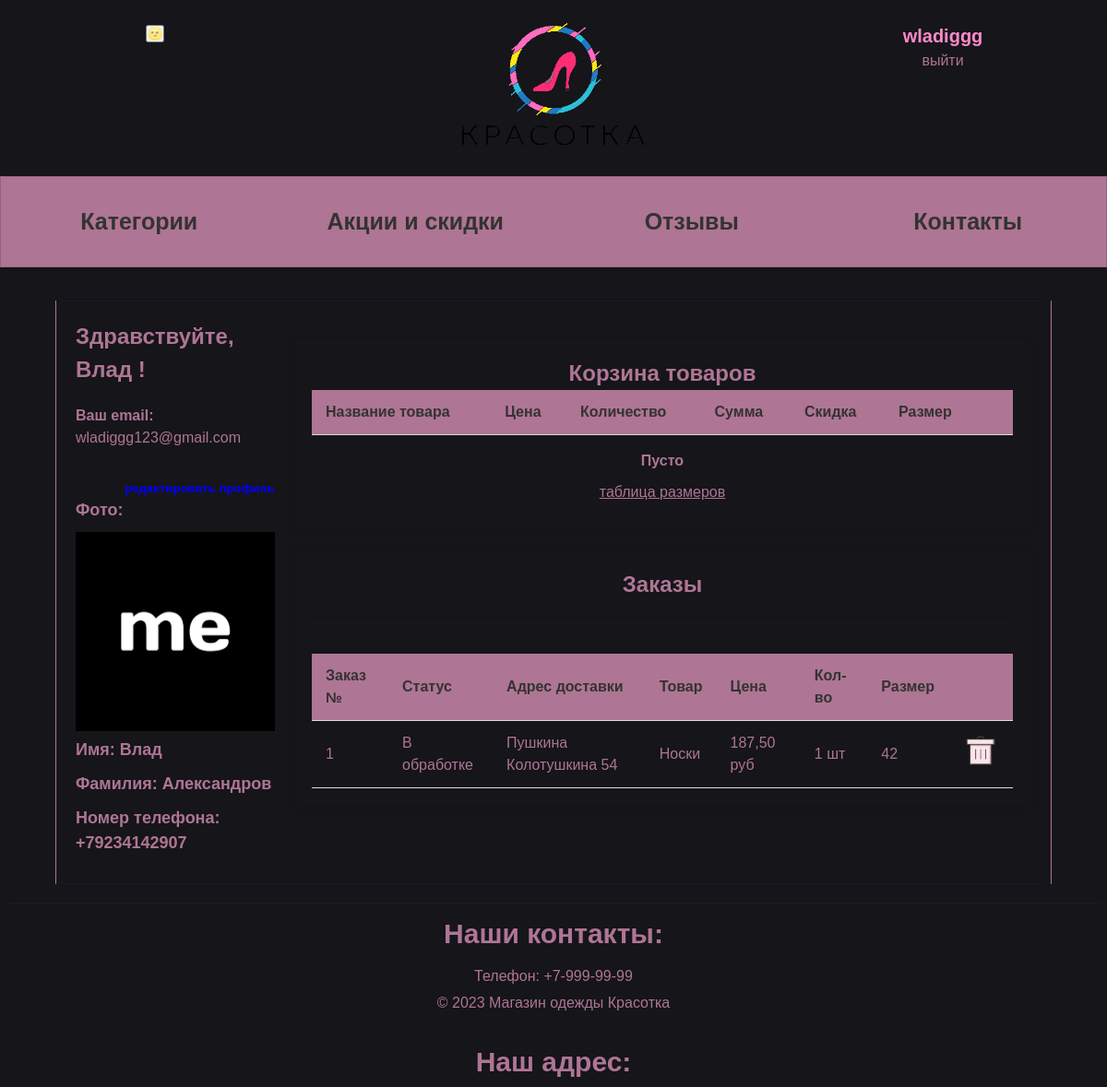
/users/account/ (signed in, upper part), run on an earlier commit of the app's database.
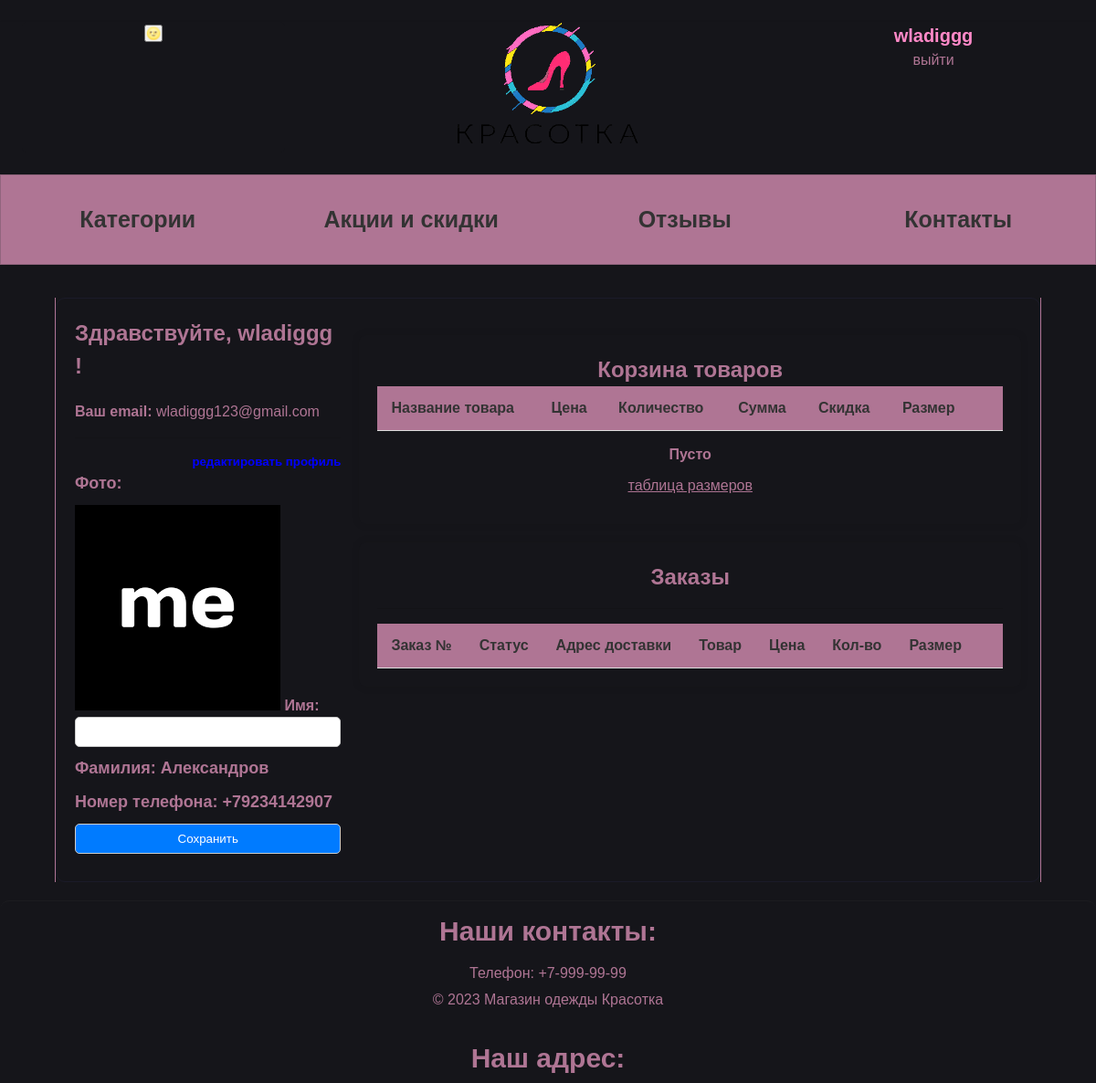
And on a later commit of the database.
### users/models.py (models this page shows)
class User(AbstractUser):
    photo = models.ImageField(upload_to='users/%Y/%m/%d', blank=True, null=True, verbose_name='Фотографии')
    last_name = models.CharField(max_length=32, blank=True, null=True, verbose_name='Фамилия')
    phone_number = models.CharField(max_length=15, blank=True, null=True, verbose_name='Телефон')
    review = models.BooleanField(default=False, null=True, blank=True, verbose_name='Оставлен отзыв')
    agreement = models.BooleanField(default=False, null=True, blank=True, verbose_name='Соглашение')
    class Meta:
        verbose_name = 'Пользователь'
        verbose_name_plural = 'Пользователи'

### orders/models.py (models this page shows, shortened)
class Order(models.Model):
    STATUS_CHOICES = (
        ('processing', 'В обработке'),
        ('shipped', 'Отправлен'),
        ('delivered', 'Доставлен'),
        ('cancelled', 'Отменен'),
    )
    user = models.ForeignKey(to=User, on_delete=models.SET_DEFAULT, blank=True, null=True, verbose_name="Пользователь",
                             default=None)
    created_timestamp = models.DateTimeField(auto_now_add=True, verbose_name="Дата создания заказа")
    phone_number = models.CharField(max_length=20, verbose_name="Номер телефона")
    requires_delivery = models.BooleanField(default=False, verbose_name="Требуется доставка")
    delivery_address = models.CharField(max_length=150, null=True, blank=True, verbose_name="Адрес доставки")
    payment_on_get = models.BooleanField(default=False, verbose_name='Оплата при получении')
    is_paid = models.BooleanField(default=False, verbose_name='Оплачено')
    status = models.CharField(max_length=50,choices=STATUS_CHOICES, default='processing', verbose_name='Статус заказа')
    class Meta:
        db_table = "order"
        verbose_name = "Заказы"
        verbose_name_plural = "Заказы"

class OrderItem(models.Model):
    order = models.ForeignKey(to=Order, on_delete=models.CASCADE, verbose_name="Заказ")
    product = models.ForeignKey(to=Item, on_delete=models.SET_DEFAULT, null=True, verbose_name="Товар", default=None)
    name = models.CharField(max_length=150, verbose_name="Название")
    price = models.DecimalField(max_digits=7, decimal_places=2, verbose_name="Цена")
    quantity = models.PositiveIntegerField(default=0, verbose_name="Кол-во")
    size = models.IntegerField(default=0, verbose_name="Размер")
    created_timestamp = models.DateTimeField(auto_now_add=True, verbose_name="Дата продажи")
    class Meta:
        db_table = "order_item"
        verbose_name = "Проданый товар"
        verbose_name_plural = "Проданые товары"

### users/views.py (the view, shortened to what this page needs)
# urls.py: path('account/', AccountView.as_view(), name='account'),
class AccountView(View):
    def get(self, request, *args, **kwargs):
        user_profile = self.request.user
        print(user_profile)
        carts = Cart.objects.filter(user=user_profile)
        orders = Order.objects.filter(user=user_profile)
        order_items = OrderItem.objects.filter(order__user=user_profile)
        data = {
            'user': user_profile,
            'carts': carts,
            'orders': orders,
            'order_items': order_items
        }
        return render(request, 'users/account.html', data)

### cart/models.py (called while the page is built)
    def total_quantity(self):
        if self:
            return sum(cart.quantity for cart in self)
        return 0

### users/templates/users/account.html (shortened to what the changed rows need)
{% extends "base.html" %}
{% load static %}
{% block content %}
<div class="acc_container">
    <div class="user-details">
        <h2>Здравствуйте, {% if user.first_name %} {{ user.first_name }} {% else %} {{user.username}} {% endif %} !</h2>
        <p><b>Ваш email: </b> {{user.email}}</p>
        <hr>
        <h5 style="text-align: right;"><a style="color:blue;" href="{% url 'users:update_profile'%}">редактировать
            профиль</a></h5>
        <form action="#" method="POST" enctype="multipart/form-data">
            {% if not user.photo %}
            <label for="photo">Загрузить фото:</label><br>
            <input type="file" id="photo" name="photo"><br>
            {% else %}
            <h3>Фото:</h3><img src="{{user.photo.url}}">
            {% endif %}
            {% if not user.first_name %}
            <label for="first-name">Имя:</label><br>
            <input type="text" id="first-name" name="first-name"><br>
            {% else %}
            <h3>Имя: {{user.first_name}}</h3>
            {% endif %}
            {% if not user.last_name %}
            <label for="last-name">Фамилия:</label><br>
            <input type="text" id="last-name" name="last-name"><br>
            {% else %}
            <h3>Фамилия: {{user.last_name}}</h3>
            {% endif %}
            {% if not user.phone_number %}
            <label for="last-name">Номер телефона:</label><br>
            <input type="text" id="phone-number" name="phone-number"><br>
            {% else %}
            <h3>Номер телефона: {{user.phone_number}}</h3>
            {% endif %}
            {% if not user.first_name or not user.last_name or not user.photo or not user.phone_number %}
            <input type="submit" value="Сохранить">
            {% endif %}
        </form>
    </div>
    <div class="order_cart">
        <div class="cart_container">
            <h1>Корзина товаров</h1>
            <table>
                <thead>
                <tr>
                    <th>Название товара</th>
                    <th>Цена</th>
                    <th>Количество</th>
                    <th>Сумма</th>
                    <th>Скидка</th>
                    <th>Размер</th>
                    <th></th>
                </tr>
                </thead>
            </table>
        </div>
        <div class="cart_container">
            <h1>Заказы</h1>
            <table>
                <thead>
                <tr>
                    <th class="order_number">Заказ №</th>
                    <th>Статус</th>
                    <th>Адрес доставки</th>
                    <th>Товар</th>
                    <th>Цена</th>
                    <th>Кол-во</th>
                    <th>Размер</th>
                    <th></th>
                </tr>
                </thead>
                {% for order in orders %}
                <tbody id="{{order.id}}">
                <tr>
                    <td class="order_number">{{ order.id }}</td>
                    <br>
                    <td>{{order.get_status_display}}</td>
                    <td>{{order.delivery_address}}</td>
                    {% for order_item in order.orderitem_set.all %}
                    <td>{{ order_item.name }}</td>
                    <td>{{order_item.price}} руб</td>
                    <td>{{order_item.quantity}} шт</td>
                    <td>{{order_item.size}}</td>
                    <td><button data-path="{{ request.build_absolute_uri }}" data-order="{{order.id}}"
                                data-action="clear" style="background-color: transparent;"
                                class="clear_order_button">
                            <img src="{% static 'mainApp/img/корзина.png' %}"></button>
                    </td>
                    {% endfor %}
                </tr>
                </tbody>
                {% endfor %}
            </table>
        </div>
    </div>
</div>
{% endblock %}

### magaz/templates/base.html (shortened to what this page needs)
<!DOCTYPE html>
{% load static %}
<html lang="ru">
<head>
    <link href="https://fonts.cdnfonts.com/css/gilroy-bold" rel="stylesheet">
    <link rel="stylesheet" href="{% static 'mainApp/css/style.css' %}"/>
    <link rel="stylesheet" href="{% static 'mainApp/css/dark_mode_now.css' %}"/>
</head>
<body>
<header class="header">
    <div class="top_container">
        <div class="logo_container">
            <div class="theme-selector"><input type="button" value="&#x1F31D;"></div>
            <div class="logo">
                <a href="{% url 'index' %}">
                    <img src="{% static 'mainApp/img/logogo.png' %}" alt="logo">
                </a>
            </div>
            <div class="sign_in_out">
                {% if user.is_authenticated %}
                <li class="last">
                    {% if user.username == 'admin' %}
                    <a href="{% url 'admin:index' %}" class="user-link">
                        <b class="username">{{user.username}}</b>
                    </a>
                    {% else %}
                    <a href="{% url 'users:account' %}" class="user-link">
                        <b class="username">{{user.username}}</b>
                    </a>
                    {% endif %}
                    <a href="{% url 'users:logout' %}" class="logout-link"><p>выйти</p></a>
                </li>
                {% else %}
                <li class="last">
                    <a href="{% url 'users:login' %}" class="login-link"><p>Войти</p></a>
                    <a href="{% url 'users:register' %}" class="register-link"><p>Регистрация</p></a>
                </li>
                {% endif %}
            </div>
        </div>
    </div>
    <nav class="header_nav">
        <ul class="main_nav_list">
            <li class="main_nav">
                <a class="nav_cat" href="{% url 'category' %}">Категории</a>
            </li>
            <li class="main_nav">
                <a class="nav_cat" href="{% url 'sale' %}">Акции и скидки</a>
            </li>
            <li class="main_nav">
                <a class="nav_cat" href="{% url 'reviews' %}">Отзывы</a>
            </li>
            <li class="main_nav">
                <a class="nav_cat" href="#bottom">Контакты</a>
            </li>
        </ul>
    </nav>
</header>
<main class="block_content">
    {% block content %}
    {% endblock %}
</main>
<footer>
    <h2>Наши контакты:</h2>
    <p>Телефон: +7-999-99-99</p>
    <p>© 2023 Магазин одежды Красотка</p>
    <br>
    <h2>Наш адрес:</h2>
</footer>
</body>
</html>

What changed in the data, as far as the page shows it:
removed Order: id "1", status "В обработке", delivery_address "Пушкина Колотушкина 54"
removed OrderItem: name "Носки", price "187,50", quantity "1", size "42"
changed User "wladiggg": username (not shown) → "wladiggg"; first_name "Влад" → (not shown)
Also different on the page:
form field value: (not shown) → "Сохранить"
